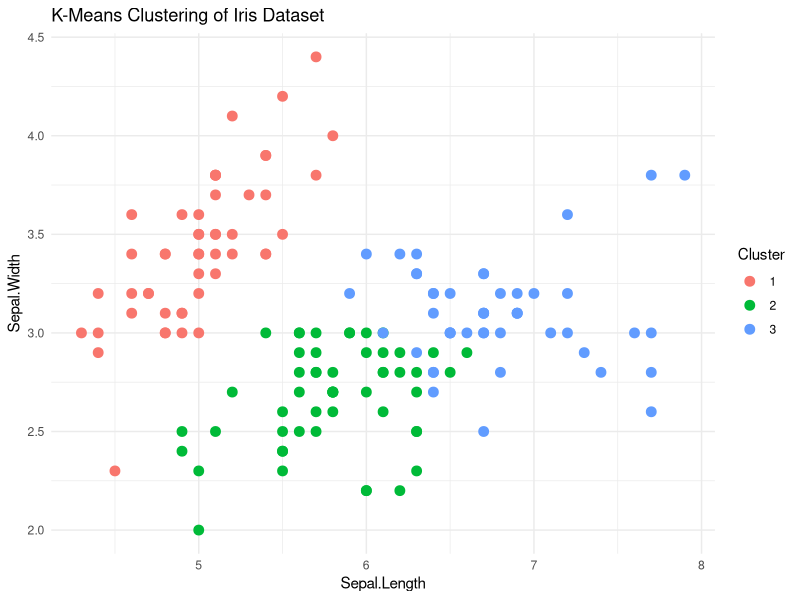
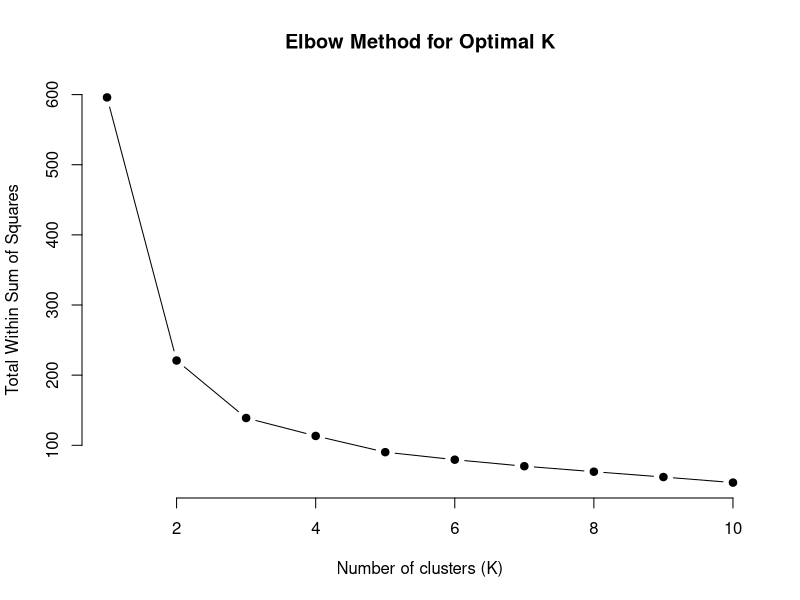

Recreate these plots in R, in order.
# Load necessary libraries
library(ggplot2)
library(datasets)

# Load the iris dataset
data(iris)

# Check the first few rows
head(iris)
# Remove the Species column
iris_data <- iris[, -5]

# Scale the data (optional but recommended)
iris_scaled <- scale(iris_data)
# Set the number of clusters (K)
set.seed(123)  # Ensuring reproducibility
kmeans_result <- kmeans(iris_scaled, centers = 3, nstart = 25)

# Print cluster assignments
print(kmeans_result$cluster)
# Add cluster labels to the dataset
iris$Cluster <- as.factor(kmeans_result$cluster)

# Plot clustering results using Sepal.Length and Sepal.Width
ggplot(iris, aes(x = Sepal.Length, y = Sepal.Width, color = Cluster)) +
  geom_point(size = 3) +
  ggtitle("K-Means Clustering of Iris Dataset") +
  theme_minimal()
# Check the cluster centroids
print(kmeans_result$centers)

# Calculate within-cluster sum of squares
print(kmeans_result$tot.withinss)

# Use Elbow Method to determine the best number of clusters
wss <- sapply(1:10, function(k) {
  kmeans(iris_scaled, centers = k, nstart = 25)$tot.withinss
})

plot(1:10, wss, type = "b", pch = 19, frame = FALSE,
     xlab = "Number of clusters (K)",
     ylab = "Total Within Sum of Squares",
     main = "Elbow Method for Optimal K")
